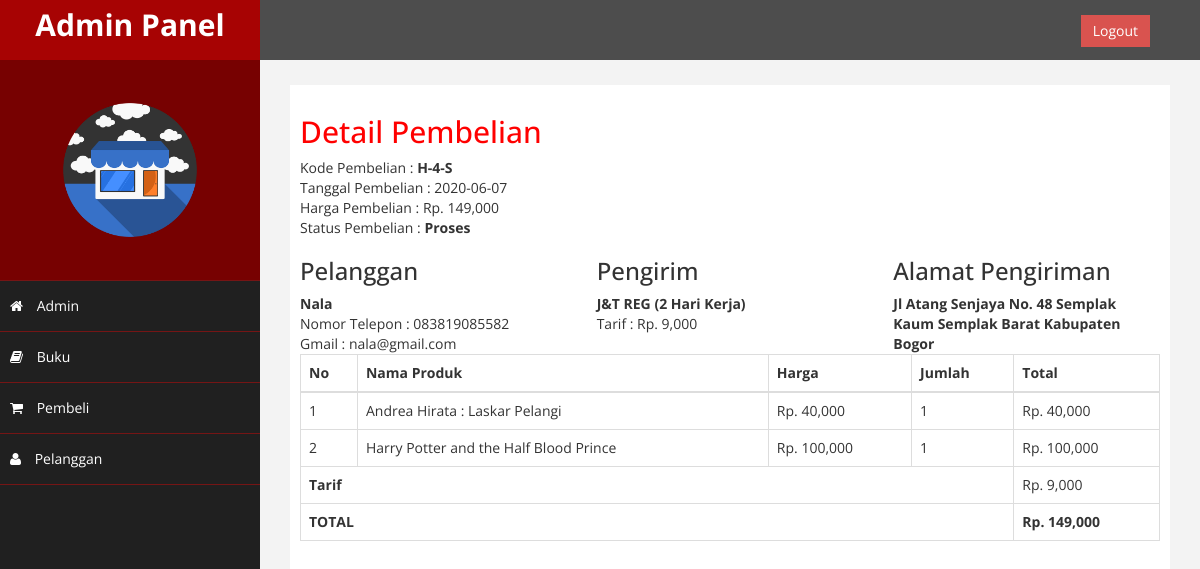
The app's page /admin/index.php?hal=detail&id=4 (signed in) with its own data.
### tables this page shows
CREATE TABLE `pembelian` (
  `id_pembelian` int(11) NOT NULL,
  `id_pelanggan` int(11) NOT NULL,
  `id_kurir` int(11) NOT NULL,
  `tanggal_pembelian` date NOT NULL,
  `total_pembelian` int(11) NOT NULL,
  `nama_kurir` varchar(100) NOT NULL,
  `tarif` int(11) NOT NULL,
  `alamat_pengiriman` text NOT NULL,
  `status_pembelian` varchar(100) NOT NULL DEFAULT 'Tertunda',
  `resi_pengiriman` varchar(50) NOT NULL
);

CREATE TABLE `pelanggan` (
  `id_pelanggan` int(11) NOT NULL,
  `gmail_pelanggan` varchar(100) NOT NULL,
  `password_pelanggan` varchar(50) NOT NULL,
  `nama_pelanggan` varchar(100) NOT NULL,
  `telepon_pelanggan` varchar(25) NOT NULL
);

CREATE TABLE `pembelian_produk` (
  `id_pembelian_produk` int(11) NOT NULL,
  `id_pembelian` int(11) NOT NULL,
  `id_produk` int(11) NOT NULL,
  `jumlah_pembelian` int(11) NOT NULL
);

CREATE TABLE `produk` (
  `id_produk` int(11) NOT NULL,
  `nama_produk` varchar(100) NOT NULL,
  `harga_produk` int(11) NOT NULL,
  `berat_produk` int(11) NOT NULL,
  `foto_produk` varchar(100) NOT NULL,
  `deskripsi_produk` text NOT NULL,
  `resep_produk` varchar(100) NOT NULL,
  `stok_produk` int(5) NOT NULL
);

### admin/detail.php (the view, shortened to what this page needs)
<h2>Detail Pembelian</h2>
<?php
	$ambil=$koneksi->query("SELECT * FROM pembelian JOIN pelanggan ON pembelian.id_pelanggan=pelanggan.id_pelanggan WHERE pembelian.id_pembelian='$_GET[id]'");
	$detail=$ambil->fetch_assoc();
?>
				Kode Pembelian : <strong>H-<?php echo $detail['id_pembelian']; ?>-S</strong><br>
				Tanggal Pembelian : <?php echo $detail['tanggal_pembelian']; ?> <br>
				Harga Pembelian : Rp. <?php echo number_format($detail['total_pembelian'])?><br>
				Status Pembelian : <strong><?php echo $detail['status_pembelian']; ?></strong><br>
			<div class="row">
				<div class="col-md-4">
					<h3>Pelanggan</h3>
					<strong><?php echo $detail['nama_pelanggan']?></strong><br>
						Nomor Telepon :  <?php echo $detail['telepon_pelanggan']?><br>Gmail : <?php echo $detail['gmail_pelanggan']; ?>
				</div>
				<div class="col-md-4">
					<h3>Pengirim</h3>
					<strong><?php echo $detail['nama_kurir']; ?></strong><br>
				Tarif : Rp. <?php echo number_format($detail['tarif']); ?>
				</div>
				<div class="col-md-4">
					<h3>Alamat Pengiriman</h3>
					<strong><?php echo $detail['alamat_pengiriman']; ?></strong>
				</div>
			</div>
			<table class="table table-bordered">
				<thead>
					<tr>
						<th>No</th>
						<th>Nama Produk</th>
						<th>Harga</th>
						<th>Jumlah</th>
						<th>Total</th>
					</tr>
				</thead>
				<tbody>
					<?php $nomor=1; ?>
					<?php $totalbelanja=0;?>
					<?php $ambil=$koneksi->query("SELECT * FROM pembelian_produk JOIN produk ON pembelian_produk.id_produk=produk.id_produk WHERE pembelian_produk.id_pembelian='$_GET[id]'");?>
					<?php while($pecah=$ambil->fetch_assoc()) { ?>
						<?php $subharga =  $pecah['harga_produk']*$pecah['jumlah_pembelian']; ?>
					<tr>
						<td> <?php echo $nomor; ?></td>
						<td> <?php echo $pecah['nama_produk']; ?></td>
						<td> Rp. <?php echo number_format($pecah['harga_produk']); ?></td>
						<td> <?php echo $pecah['jumlah_pembelian']; ?></td>
						<td> Rp. <?php echo number_format($subharga); ?></td>
					</tr>
					<?php $nomor++ ?>
					<?php $totalbelanja+=$subharga; ?>
					<?php } ?>
				</tbody>
				<tfoot>
					<tr>
						<th colspan="4">Tarif</th>
						<td>Rp. <?php echo number_format($detail['tarif']); ?></td>
					</tr>
					<tr>
						<th colspan="4">TOTAL</th>
						<th>Rp. <?php echo number_format($totalbelanja+$detail['tarif']); ?></th>
					</tr>
				</tfoot>
</table>

### admin/assets/css/custom.css (style rules this page uses)
body { font-family: 'Open Sans', sans-serif; }
h2 { color: #f00; }

### records on screen
pembelian: id_pembelian "4", tanggal_pembelian "2020-06-07", total_pembelian "149,000", status_pembelian "Proses", id_pelanggan.nama_pelanggan "Nala", id_pelanggan.telepon_pelanggan "083819085582", id_pelanggan.gmail_pelanggan "nala@gmail.com", nama_kurir "J&T REG (2 Hari Kerja)", tarif "9,000", alamat_pengiriman "Jl Atang Senjaya No. 48 Semplak Kaum Semplak Barat Kabupaten Bogor", $totalbelanja+$detail['tarif'] "149,000"
pembelian_produk: id_produk.nama_produk "Andrea Hirata : Laskar Pelangi", id_produk.harga_produk "40,000", jumlah_pembelian "1", subharga "40,000"
pembelian_produk: id_produk.nama_produk "Harry Potter and the Half Blood Prince", id_produk.harga_produk "100,000", jumlah_pembelian "1", subharga "100,000"
